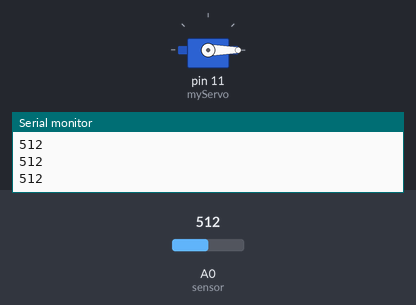
The sketch below on a simulated Arduino Uno, built with avr-gcc and run on an emulated ATmega328P. On the bench: servo, the last lines printed to the serial monitor. The inputs (shaded band) are chosen by the test bench; at power-on: A0 (sensor) = 512.

Above: at 1.2 s.
1.3 s: A0 (sensor) set to 489
At 2.3 s:
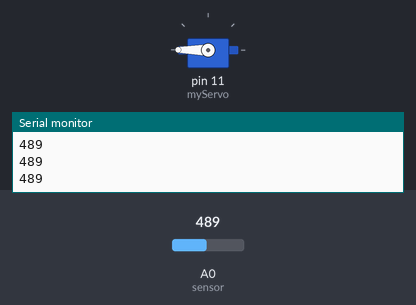
2.8 s: A0 (sensor) set to 510
At 3.6 s:
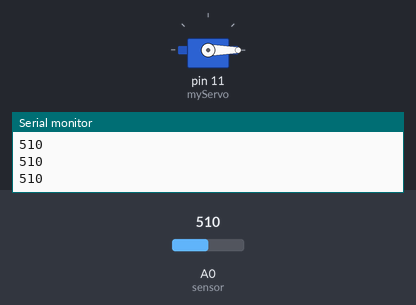
4.3 s: A0 (sensor) set to 490
At 4.7 s:
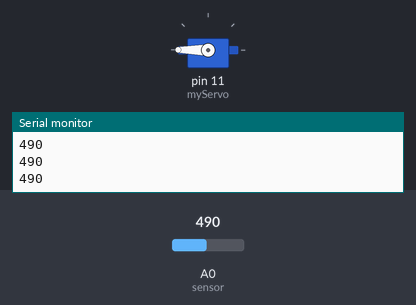
Timing chart, 0 to 7.3 s (numbered marks = the images above; inputs shaded):
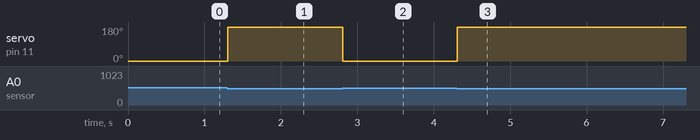

The sketch:

luzHabitacion.ino
```cpp
#include<Servo.h>
Servo myServo;


/*Sensor de luz*/
int sensor = A0;
int valorSensor = 0;


void setup() {
  //PIN SERVO
  myServo.attach(11);

  //PIN SENSOR
  pinMode(sensor, INPUT);
  Serial.begin(9600);

}

void loop() {

  //Crear un valor de intensidad de la luz//
  valorSensor = analogRead(sensor);
  Serial.println(valorSensor);


  //ValorSensor decide si encender la luz//
  if (valorSensor < 500){
    myServo.write(180);
    }
  else {
    myServo.write(0);
    }


}
```

Measured:
- the behaviour switches between 500 and 499 on A0 (sensor) (found by bisection; images 0 and 1)
- after the input at 1.3 s, servo on pin 11 (myServo): 0° → 180° at once
- after the input at 2.8 s, servo on pin 11 (myServo): 180° → 0° at once
- after the input at 4.3 s, servo on pin 11 (myServo): 0° → 180° at once
